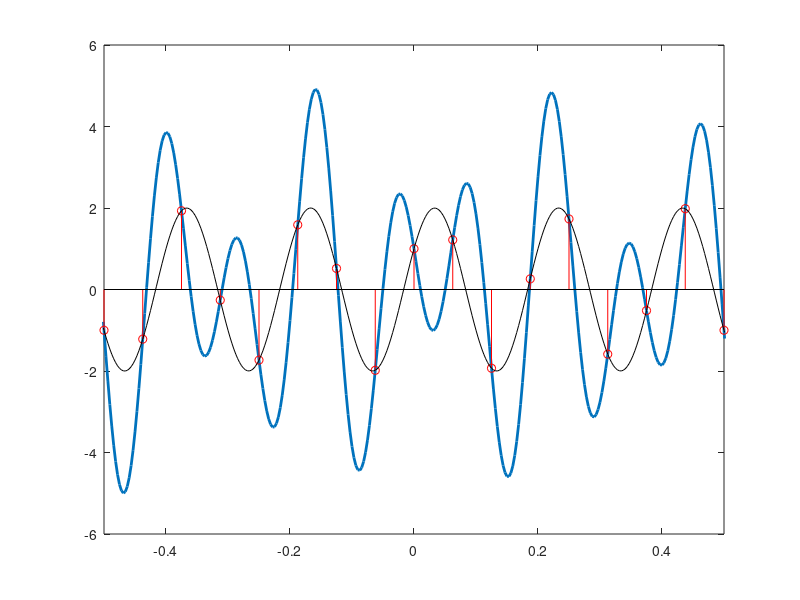

MATLAB code for this plot:
clear all; clf;
tau = 50;
Fs = 16;
T = 1/Fs;
n = [-tau/T:tau/T]; % for discrete time sampling
fun = @(t) 2*cos(2*pi*5*t-pi/3) - 3*sin(2*pi*8*t);
xd = fun(n*T);

Fs2 = 20*Fs;
T2 = 1/Fs2;
t = [-tau:T2:tau]; % for continuous time sampling
xc = fun(t);

plot(t,xc,'LineWidth',2); hold on;
stem(n*T,xd,'r'); hold off;

mysinc = @(t) sinc(t/T);

xr = zeros(size(t));
for i = 1:length(xd)
    xr = xr + xd(i)*mysinc(t-n(i)*T);
end
hold on;
plot(t,xr,'k');
hold off;
xlim([-0.5,0.5]);
shg